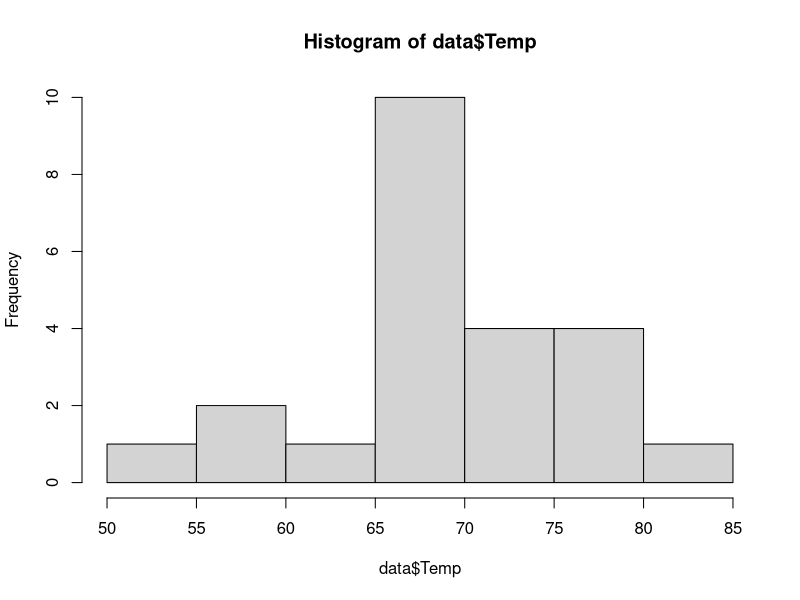
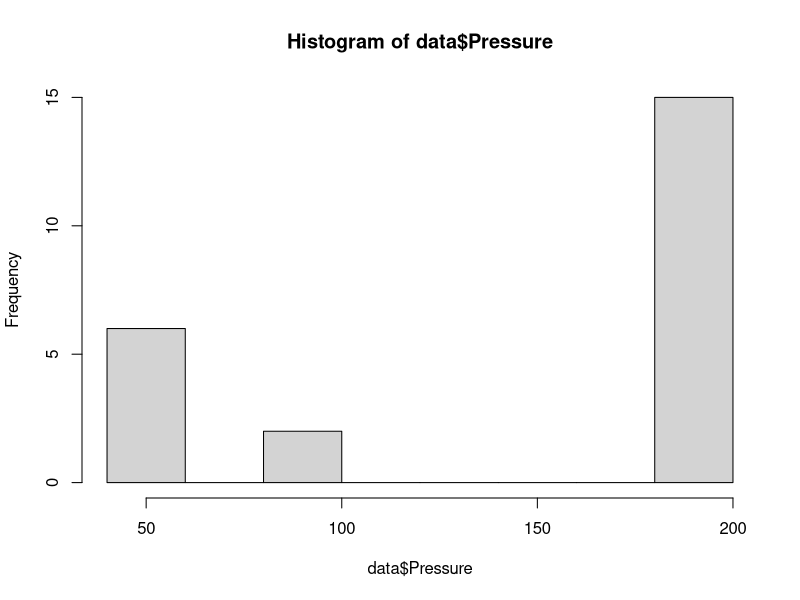
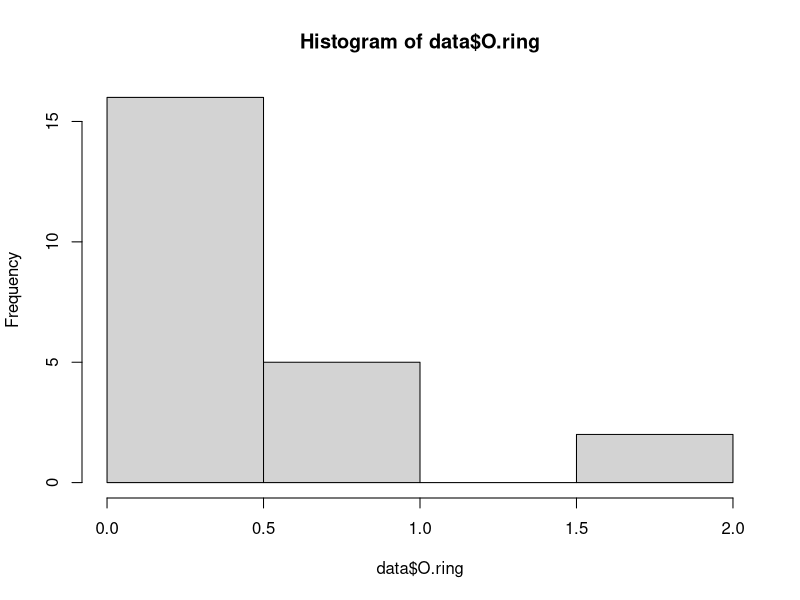
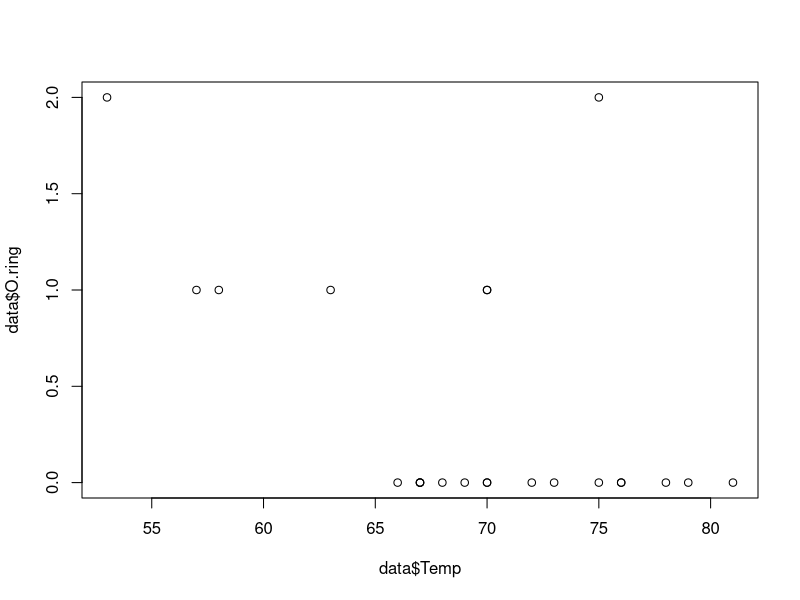
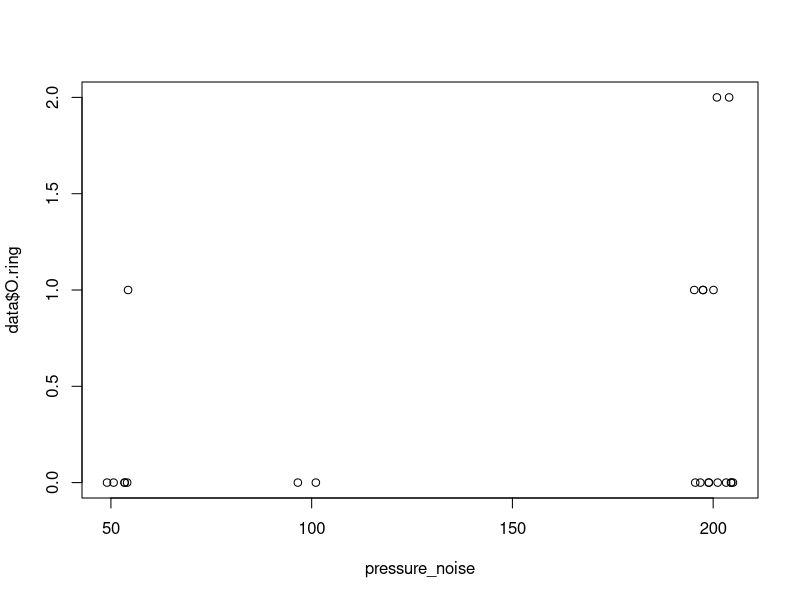
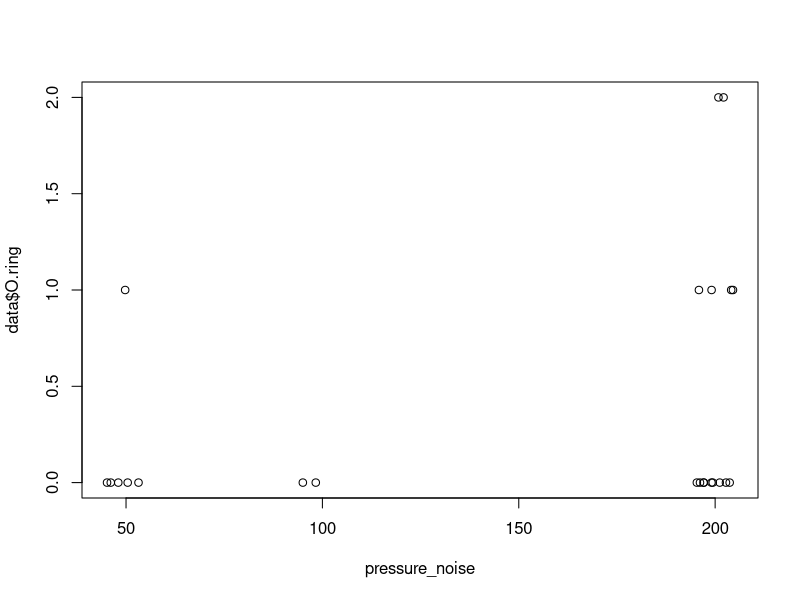

Write the R code that produced these figures, in order.
## ---- chunk 1
data=read.csv("challenger.csv", header=TRUE)
#data[,"O.ring"]
summary(data)
## ---- chunk 2
hist(data$Temp)
hist(data$Pressure)
hist(data$O.ring)
## ---- chunk 3
library(ggplot2)
plot(data$Temp, data$O.ring)
## ---- chunk 4
noise <- runif(length(data$Pressure), min=-5, max = 5)
pressure_noise <- data$Pressure + noise
plot(pressure_noise, data$O.ring)
## ---- chunk 5
noise <- runif(length(data$Pressure), min=-5, max = 5)
pressure_noise <- data$Pressure + noise
plot(pressure_noise, data$O.ring)
